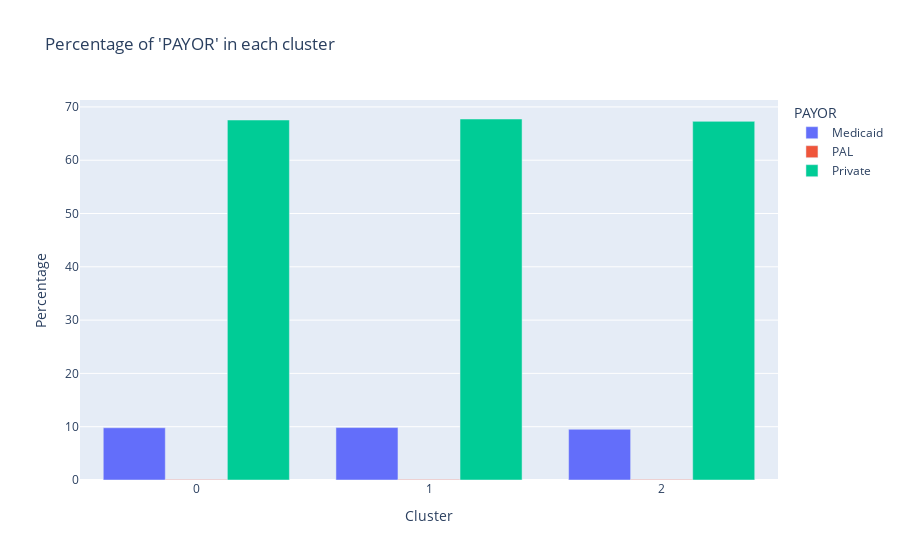

Notebook source saved alongside this figure:
### Code cell
import plotly.express as px

payor_percentage = df_unit.groupby(['Cluster', 'PAYOR']).size().unstack().div(df_unit.groupby('Cluster').size(), axis=0).mul(100)

payor_percentage = payor_percentage.reset_index()

payor_percentage_melted = payor_percentage.melt(id_vars='Cluster', var_name='PAYOR', value_name='Percentage')

fig = px.bar(payor_percentage_melted, x='Cluster', y='Percentage', color='PAYOR', barmode='group', title="Percentage of 'PAYOR' in each cluster")
fig.show()

### Figure 1 — Plotly figure (JSON) as saved in the notebook; plotly's stock layout.template omitted (floating-point values rounded to 4 significant figures)
{"data": [{"alignmentgroup": "True", "hovertemplate": "PAYOR=Medicaid<br>Cluster=%{x}<br>Percentage=%{y}<extra></extra>", "legendgroup": "Medicaid", "marker": {"color": "#636efa", "pattern": {"shape": ""}}, "name": "Medicaid", "offsetgroup": "Medicaid", "orientation": "v", "showlegend": true, "textposition": "auto", "type": "bar", "x": [0, 1, 2], "xaxis": "x", "y": [9.797, 9.836, 9.515], "yaxis": "y"}, {"alignmentgroup": "True", "hovertemplate": "PAYOR=PAL<br>Cluster=%{x}<br>Percentage=%{y}<extra></extra>", "legendgroup": "PAL", "marker": {"color": "#EF553B", "pattern": {"shape": ""}}, "name": "PAL", "offsetgroup": "PAL", "orientation": "v", "showlegend": true, "textposition": "auto", "type": "bar", "x": [0, 1, 2], "xaxis": "x", "y": [0.0889, 0.07563, 0.07447], "yaxis": "y"}, {"alignmentgroup": "True", "hovertemplate": "PAYOR=Private<br>Cluster=%{x}<br>Percentage=%{y}<extra></extra>", "legendgroup": "Private", "marker": {"color": "#00cc96", "pattern": {"shape": ""}}, "name": "Private", "offsetgroup": "Private", "orientation": "v", "showlegend": true, "textposition": "auto", "type": "bar", "x": [0, 1, 2], "xaxis": "x", "y": [67.54, 67.73, 67.29], "yaxis": "y"}], "layout": {"barmode": "group", "legend": {"title": {"text": "PAYOR"}, "tracegroupgap": 0}, "title": {"text": "Percentage of 'PAYOR' in each cluster"}, "xaxis": {"anchor": "y", "domain": [0, 1], "title": {"text": "Cluster"}}, "yaxis": {"anchor": "x", "domain": [0, 1], "title": {"text": "Percentage"}}}}
